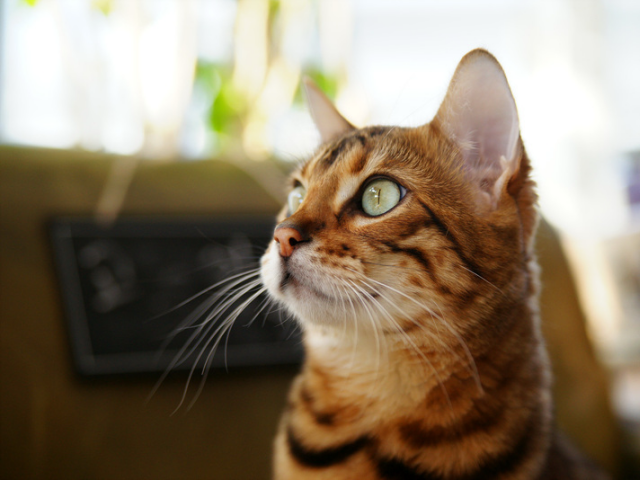
#> input picture CV/fig/cat.bmp, 640 x 480 px
$ jupyter execute --allow-errors 1_02_img_slide_20220221.ipynb
#> lines starting #> are read from the running program, lines starting #| are printed output that depends on the picture
[cell 1]
import numpy as np
import cv2
import sys

[cell 2]
img = cv2.imread('./fig/puppy.bmp', 1)
#> (the rest of this cell did not finish here and is left out)

[cell 3]
import matplotlib.pyplot as plt

[cell 4]
imgBGR = cv2.imread('./fig/cat.bmp')
#> imgBGR is the input picture: shape (480, 640, 3); mean B, G, R 104.5, 125.6, 140.8
imgGRAY = cv2.imread('./fig/cat.bmp', 0)
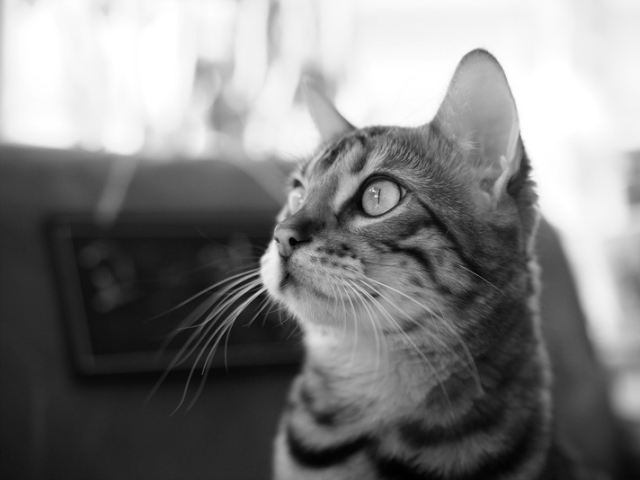
#> imgGRAY: shape (480, 640); min 0, max 255, mean 127.8

if imgBGR is None:
    sys.exit('imread failed')

imgRGB = cv2.cvtColor(imgBGR, cv2.COLOR_BGR2RGB)

plt.subplot(131), plt.imshow(imgBGR), plt.axis('off')
plt.subplot(132), plt.imshow(imgRGB), plt.axis('off')
plt.subplot(133), plt.imshow(imgGRAY, cmap = 'gray'), plt.axis('off')
plt.show()
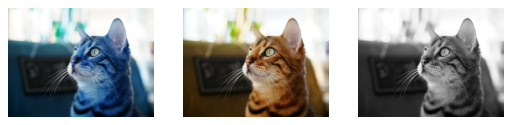
#> figure drawn by matplotlib, 3 panels; B, G, R data is drawn as R, G, B

[cell 5]
## 이미지 슬라이드

import os

img_list = os.listdir('./fig/images')
#print(img_list)

img_files = []
for i in img_list:
    img_file = './fig/images/'+i
    #print(img_file)
    img_files.append(img_file)

cv2.namedWindow('image', cv2.WINDOW_NORMAL)
cv2.setWindowProperty('image', cv2.WND_PROP_FULLSCREEN, cv2.WINDOW_FULLSCREEN)

idx = 0
while True:
    img = cv2.imread(img_files[idx])
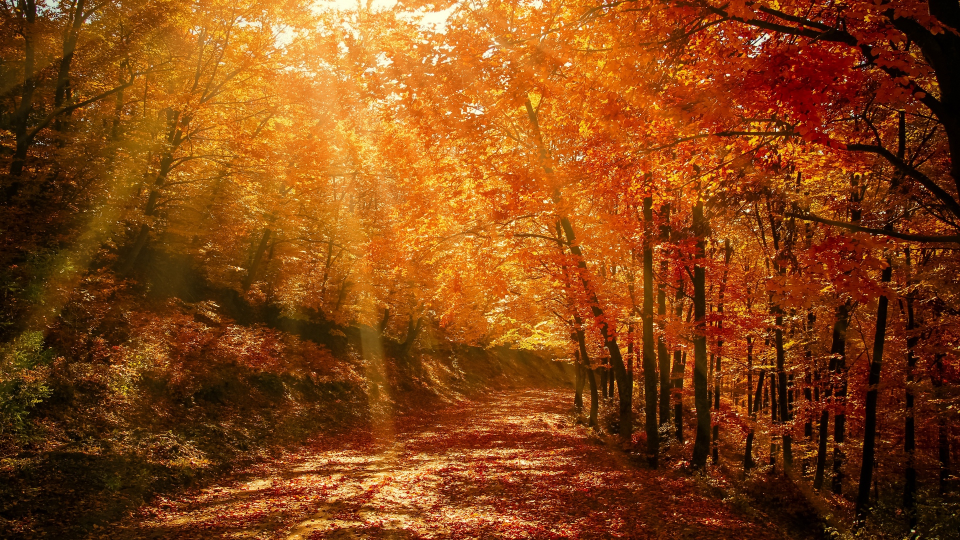
#> input picture CV/fig/images/autumn_forest_park_128379_1920x1080.jpg, 1920 x 1080 px (shown at 1/2 size)
#> img is the input picture: shape (1080, 1920, 3); mean B, G, R 19.9, 68.7, 132.4
    cv2.imshow('image', img)

    if cv2.waitKey(3000) == ord('q'):
#> (key q is pressed here)
        cv2.destroyAllWindows()
        break

    idx += 1
    if idx>=len(img_files):
        idx = 0
